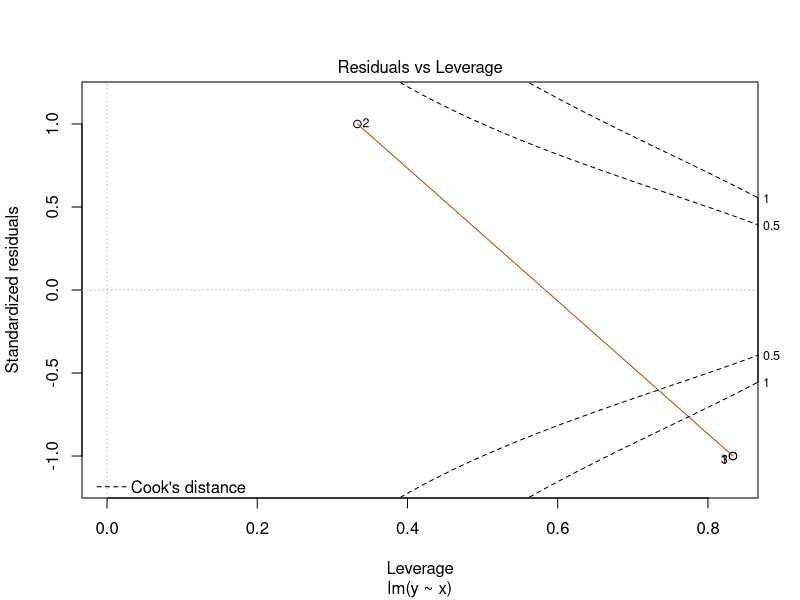

R code for this plot:
## ---- chunk 1
#| echo: false
dat <- data.frame(x=c(1,2,3), y=c(3,4,3))
## ---- chunk 2
#| echo: false
knitr::kable(
    dat,
    col.names = c("XXX $x$", "YYY $y$"),
     align = "cc"
)
## ---- chunk 3
#| echo: true
#| output: false
fit <- lm(y~x, data=dat)
s <- capture.output(summary(fit))
## ---- chunk 4
#| echo: false
#| output: asis

# if (params$show_solution) {
#   s_out <- s        #
# } else {
s_out <- gsub(
    "Multiple R-squared:\\s*[e0-9\\.+-]+",
    "Multiple R-squared:  \\\\red{1. _______}",
    s
)
# }

cat("\\begin{alltt}\n")
cat(paste(s_out, collapse = "\n"))
cat("\n\\end{alltt}\n")
## ---- chunk 5
my_panel <- function(x, y, ...) {
    panel.smooth(x, y, col.smooth = "#BC4B00", ...)
}
plot(fit, which = 5, panel = my_panel, cook.col = "black", cook.lty = 2)
